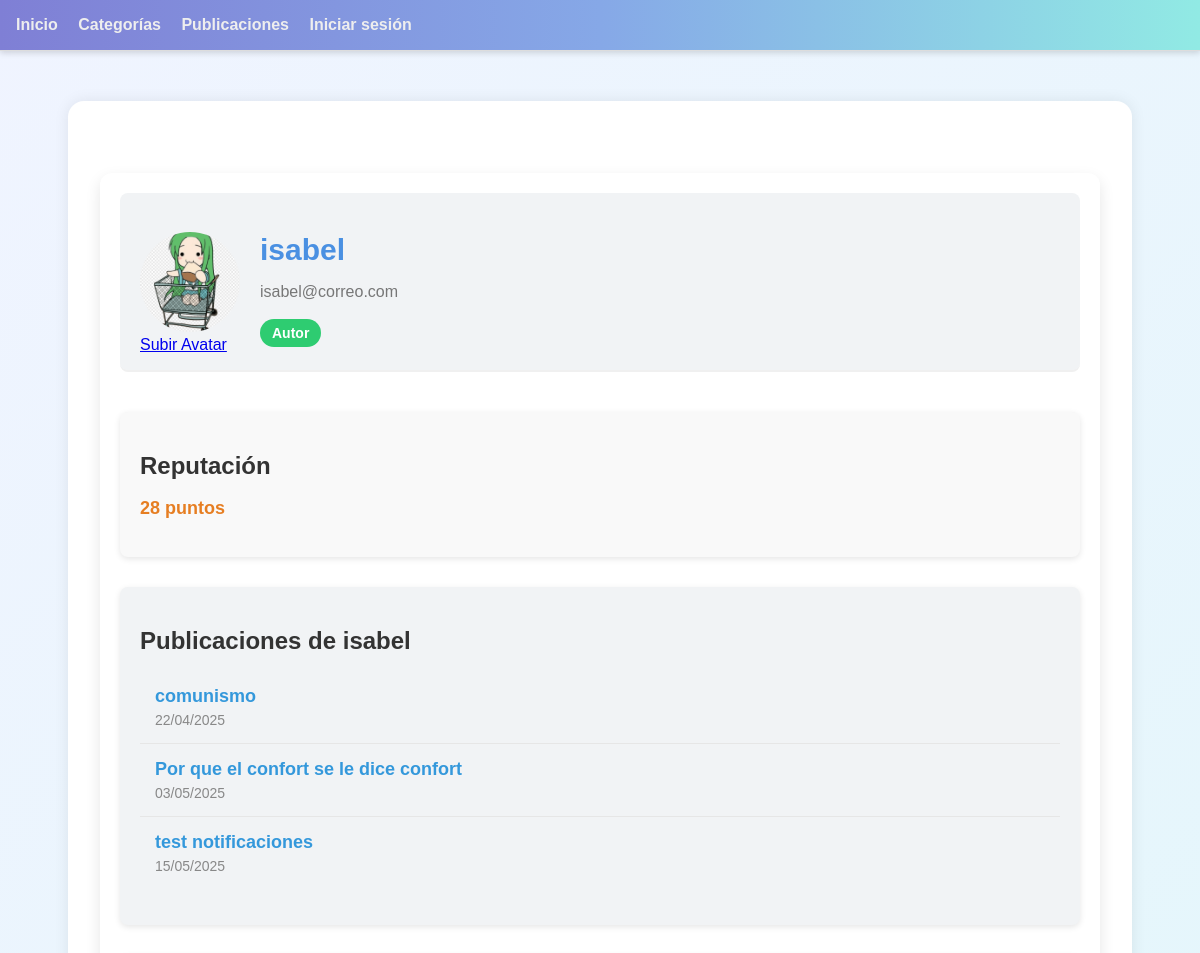
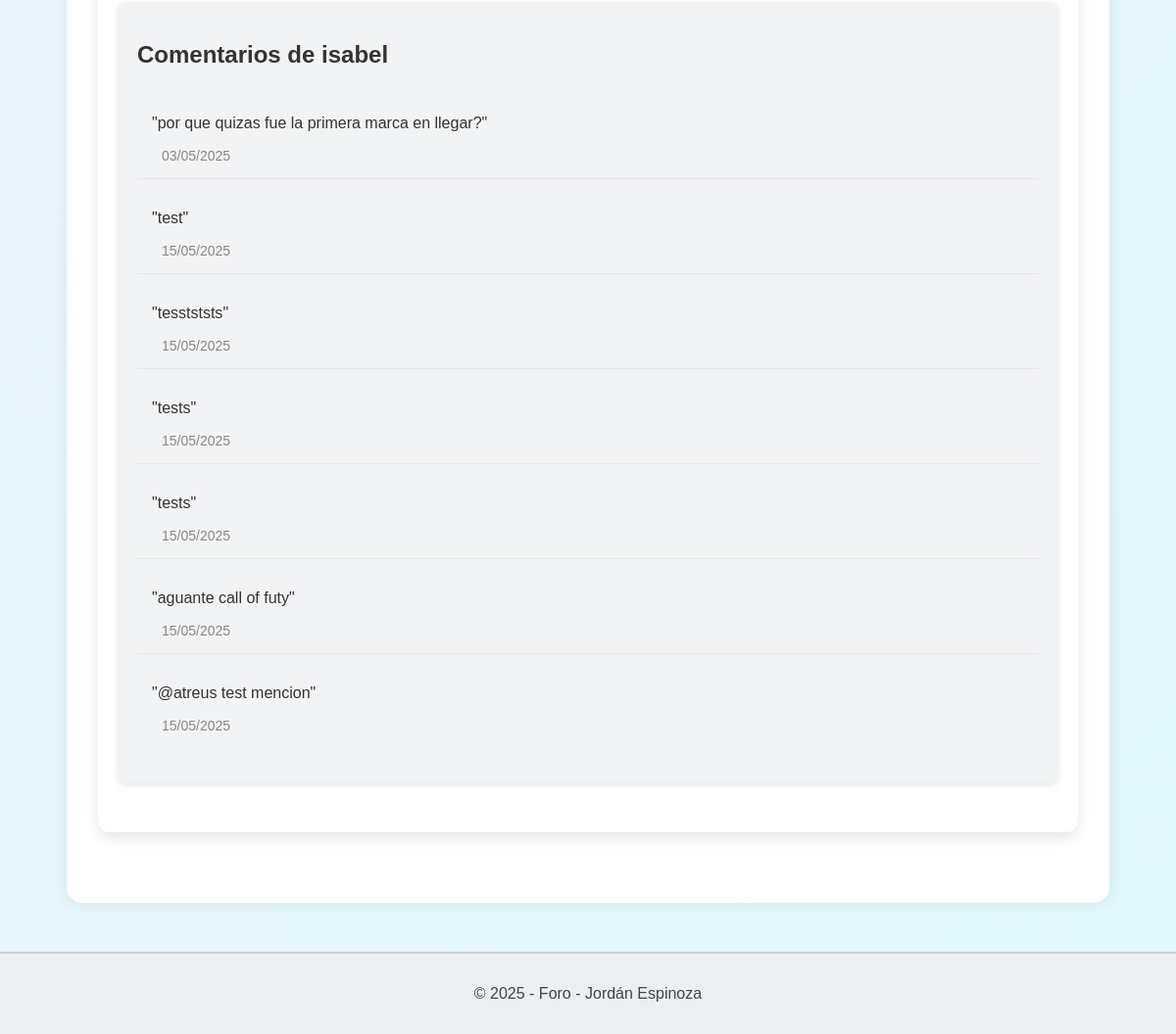
/foro/perfil/3/, run on an earlier commit of the app's database (2 pictures, top to bottom).
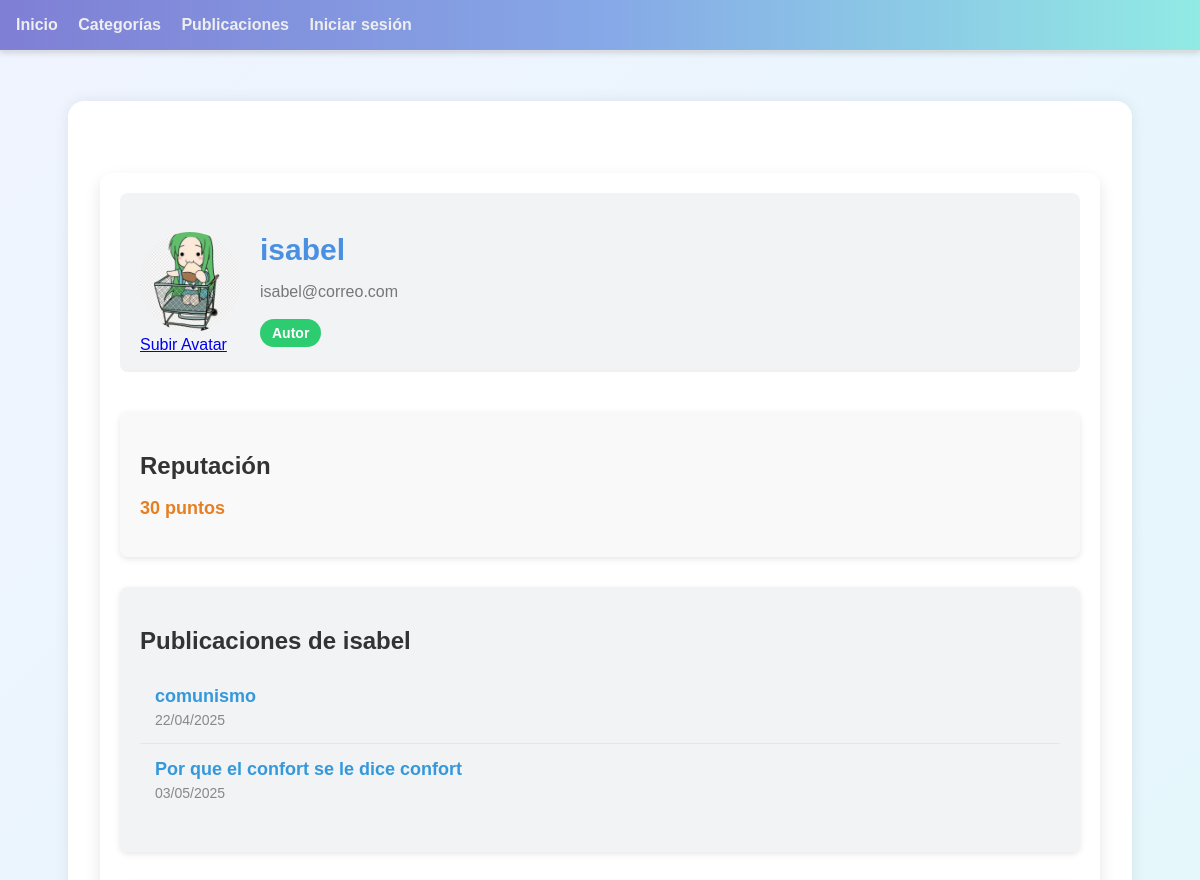
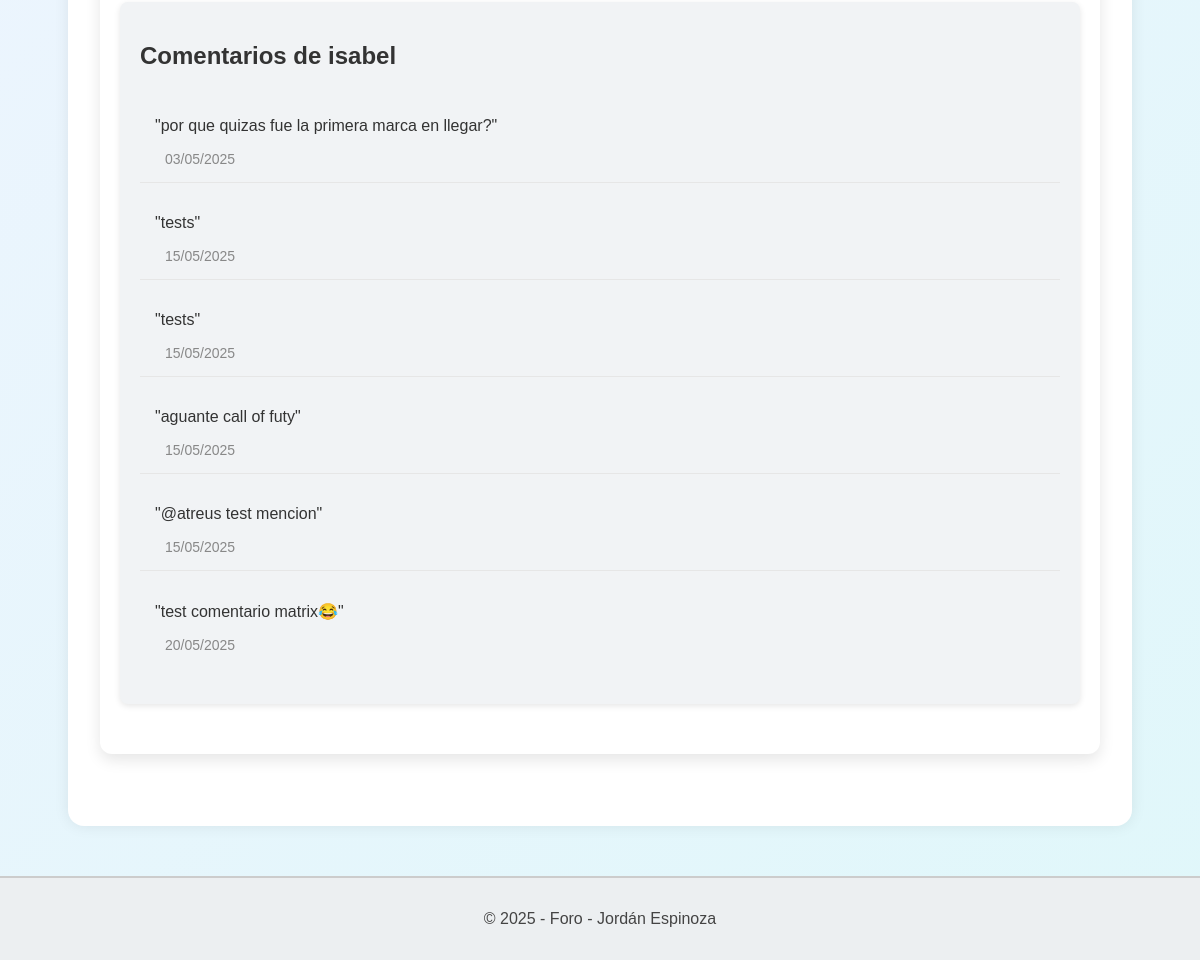
And on a later commit of the database (2 pictures, top to bottom).
### foro_aplicacion/models.py (models this page shows, shortened)
class Usuario(AbstractUser):
    correo = models.EmailField(max_length=100, unique=True)
    es_admin = models.BooleanField(default=False)
    es_baneado = models.BooleanField(default=False)
    es_moderador = models.BooleanField(default=False)
    es_autor = models.BooleanField(default=False)
    reputacion = models.IntegerField(default=0)
    avatar = models.ImageField(upload_to='avatars/', blank=True, null=True)
    class Meta:
        verbose_name = 'Usuario'
        verbose_name_plural = 'Usuarios'
    @property
    def avatar_url(self):
        if not self.avatar:
            return static('assets/img/default_avatar.png')
        return self.avatar.url

class Publicacion(models.Model):
    titulo = models.CharField(max_length=100)
    cuerpo = models.TextField()
    fecha_creacion = models.DateTimeField(auto_now_add=True)
    fecha_modificacion = models.DateTimeField(auto_now=True)
    usuario = models.ForeignKey(Usuario, on_delete=models.CASCADE, related_name='publicaciones')
    categoria = models.ForeignKey(Categoria, on_delete=models.CASCADE, related_name='publicaciones')
    etiquetas = models.ManyToManyField(Etiqueta, through='PublicacionEtiqueta', related_name='publicaciones')
    imagen = models.ImageField(upload_to='publicaciones/', blank=True, null=True)  # 👈 NUEVO CAMPO
    video = models.URLField(blank=True, null=True)  # URL del video

class Comentario(models.Model):
    publicacion = models.ForeignKey(Publicacion, on_delete=models.CASCADE, related_name='comentarios')
    usuario = models.ForeignKey(Usuario, on_delete=models.CASCADE, related_name='comentarios')
    contenido = models.TextField()
    fecha_creacion = models.DateTimeField(auto_now_add=True)
    comentario_padre = models.ForeignKey('self', on_delete=models.CASCADE, null=True, blank=True, related_name='respuestas')

### foro_aplicacion/views.py (the view)
# urls.py: path('perfil/<int:usuario_id>/', perfil_usuario, name='perfil_usuario'),
def perfil_usuario(request, usuario_id):
    usuario = get_object_or_404(Usuario, id=usuario_id)
    publicaciones = Publicacion.objects.filter(usuario=usuario).order_by('fecha_creacion')
    comentarios = Comentario.objects.filter(usuario=usuario).order_by('fecha_creacion')
    return render(request, 'foro_aplicacion/perfil_usuario.html', {
        'usuario': usuario,
        'publicaciones': publicaciones,
        'comentarios': comentarios
    })

### foro_aplicacion/context_processors.py (called while the page is built)
def cantidad_notificaciones(request):
    if request.user.is_authenticated:
        cantidad = request.user.notificaciones.filter(leida=False).count()
        return {'cantidad_no_leidas': cantidad}
    return {}

### foro_aplicacion/templates/foro_aplicacion/perfil_usuario.html
{% extends "template_base.html" %}
{% block body %}
<div class="perfil-container">
    <div class="perfil-header">
        <div class="perfil-avatar">
            <img src="{{ usuario.avatar_url }}" alt="Avatar de {{ usuario.username }}" class="avatar-img">
            <a href="{% url "subir_imagen" %}">Subir Avatar</a>
        </div>
        <div class="perfil-info">
            <h1 class="perfil-username">{{ usuario.username }}</h1>
            <p class="perfil-email">{{ usuario.correo }}</p>
            <div class="perfil-roles">
                {% if usuario.es_admin %}
                    <span class="rol admin">Administrador</span>
                {% elif usuario.es_moderador %}
                    <span class="rol moderador">Moderador</span>
                {% elif usuario.es_baneado %}
                    <span class="rol baneado">Baneado</span>
                {% elif usuario.es_autor %}
                    <span class="rol autor">Autor</span>
                {% else %}
                    <span class="rol usuario">Usuario normal</span>
                {% endif %}
            </div>
        </div>
    </div>
    <div class="perfil-secciones">
        <section class="perfil-reputacion">
            <h2>Reputación</h2>
            <p class="reputacion-puntos">{{ usuario.reputacion }} puntos</p>
        </section>
        <section class="perfil-publicaciones">
            <h2>Publicaciones de {{ usuario.username }}</h2>
            {% if publicaciones %}
                <ul class="list-publicaciones">
                    {% for publicacion in publicaciones %}
                        <li class="publicacion-item">
                            <a href="{% url 'detalle_publicacion' publicacion.id %}" class="publicacion-titulo">{{ publicacion.titulo }}</a>
                            <span class="publicacion-fecha">{{ publicacion.fecha_creacion|date:"d/m/Y" }}</span>
                        </li>
                    {% endfor %}
                </ul>
            {% else %}
                <p>No ha publicado aún.</p>
            {% endif %}
        </section>
        <section class="perfil-comentarios">
            <h2>Comentarios de {{ usuario.username }}</h2>
            {% if comentarios %}
                <ul class="list-comentarios">
                    {% for comentario in comentarios %}
                        <li class="comentario-item">
                            <p>"{{ comentario.contenido }}"</p>
                            <span class="comentario-fecha">{{ comentario.fecha_creacion|date:"d/m/Y" }}</span>
                        </li>
                    {% endfor %}
                </ul>
            {% else %}
                <p>No ha realizado comentarios aún.</p>
            {% endif %}
        </section>
    </div>
</div>
{% endblock %}

What changed in the data, as far as the page shows it:
removed Publicacion: titulo "test notificaciones", fecha_creacion "15/05/2025"
removed Comentario: contenido "test", fecha_creacion "15/05/2025"
removed Comentario: contenido "tesstststs", fecha_creacion "15/05/2025"
changed Usuario "isabel": reputacion "28" → "30"
added Comentario: contenido "test comentario matrix😂", fecha_creacion "20/05/2025"
